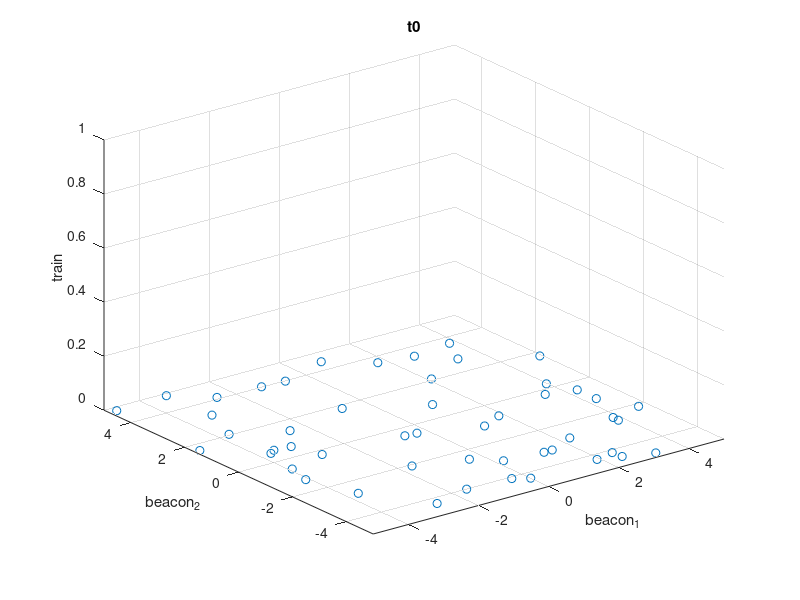
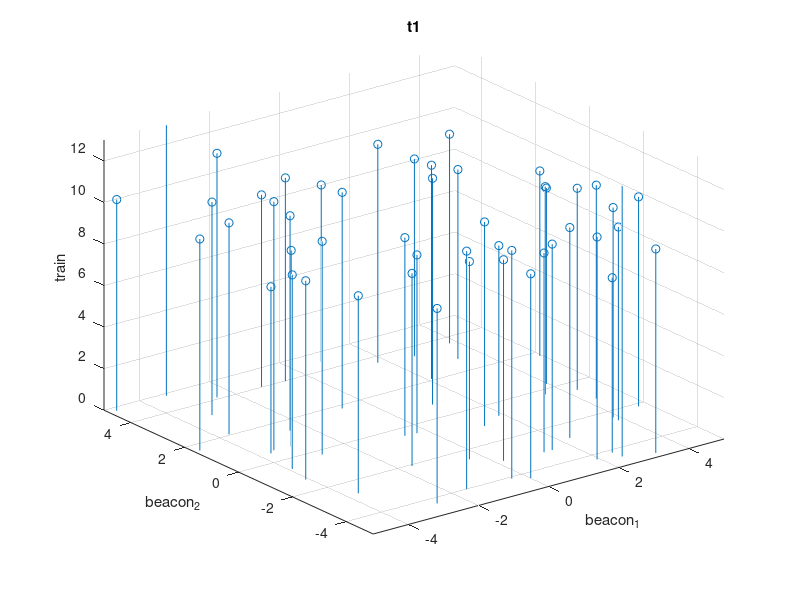
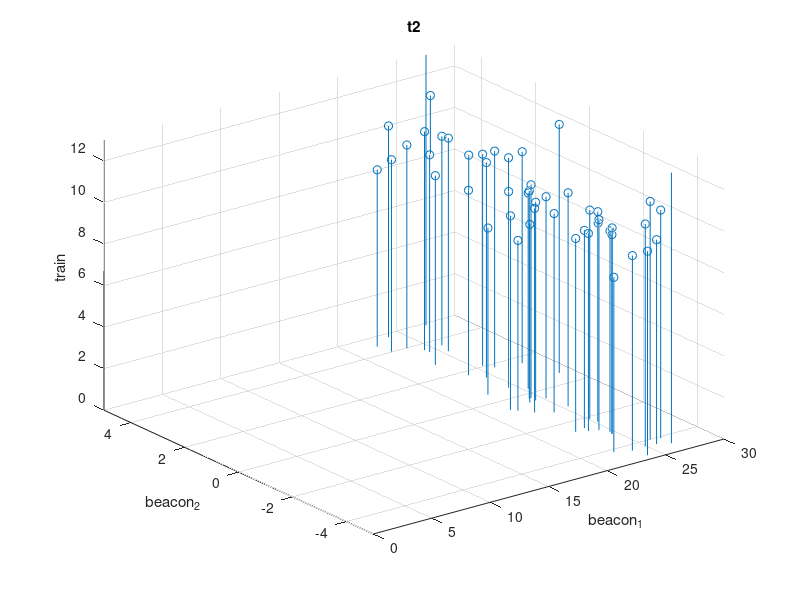
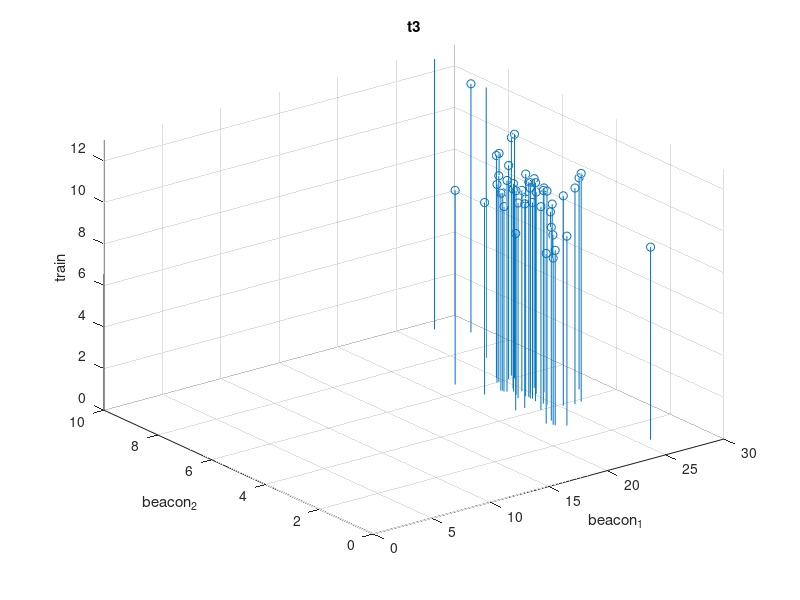

Write MATLAB code to recreate these figures, in order.
% Plots

clear all 
close all
clc

%% t0

N = 50;

p = [10*(rand(1,N)-0.5); 10*(rand(1,N)-0.5); zeros(1,N)];
figure;
stem3(p(1,:),p(2,:),p(3,:))
xlabel('beacon_1');
ylabel('beacon_2');
zlabel('train');
title('t0');
axis([-5 5 -5 5 0 1]);

%% t1

p(3,:) = 10 + randn(1,N);
figure;
stem3(p(1,:),p(2,:),p(3,:))
xlabel('beacon_1');
ylabel('beacon_2');
zlabel('train');
title('t1');
axis([-5 5 -5 5 0 13]);


%% t2

p(1,:) = p(3,:) + 15 + randn(1,N);
figure;
stem3(p(1,:),p(2,:),p(3,:))
xlabel('beacon_1');
ylabel('beacon_2');
zlabel('train');
title('t2');
axis([0 30 -5 5 0 13]);



%% t3

p(2,:) = p(3,:) - 5 + randn(1,N);
figure;
stem3(p(1,:),p(2,:),p(3,:))
xlabel('beacon_1');
ylabel('beacon_2');
zlabel('train');
title('t3');
axis([0 30 0 10 0 13]);


%% t4

p(3,:) = p(3,:) + 20 + 2*randn(1,N);
figure;
stem3(p(1,:),p(2,:),p(3,:))
xlabel('beacon_1');
ylabel('beacon_2');
zlabel('train');
title('t4');
axis([0 30 0 10 0 35]);







